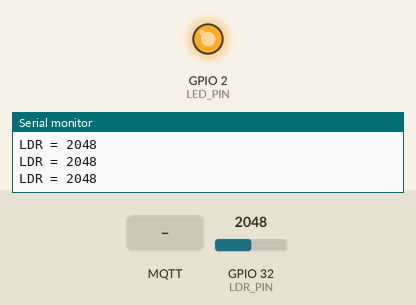
Simulated run of this program. Board: ESP32. On the bench: output pins drawn as LEDs (lit = HIGH), the last lines printed to the serial monitor. The inputs (shaded band) are chosen by the test bench; at power-on: GPIO 32 (LDR_PIN) = 2048 (analog values on the 0–4095 scale). WiFi joins after 1.5 s; servers stay silent unless stated; no MQTT or app messages arrive unless stated.

Above: at 2.7 s.
2.8 s: MQTT message "on" arrives on the first subscribed topic
At 4.0 s:
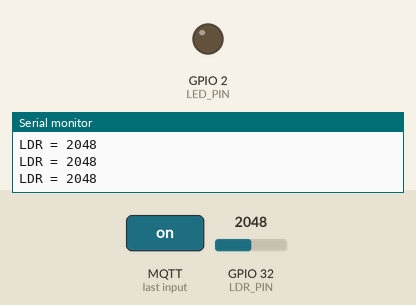
4.3 s: MQTT message "off" arrives on the first subscribed topic
At 5.3 s:
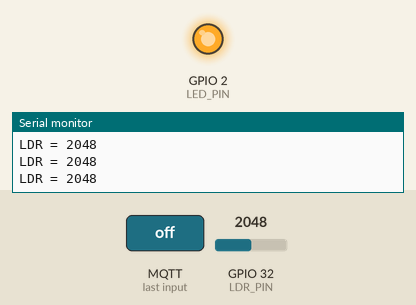
Timing chart, 0 to 7.3 s (numbered marks = the images above; inputs shaded):
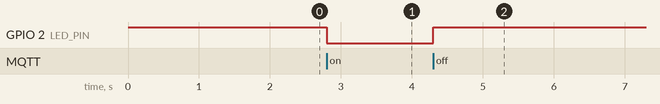

The program:

main.cpp
```cpp
#include <WiFi.h>
#include <PubSubClient.h>

#define MSG_BUFFER_SIZE 64

// WiFi
const char *ssid = "Its_Meow";
const char *password = "ssss1324";

// MQTT broker
const char *mqtt_server = "192.168.12.1";
const int mqtt_port = 5653;

// Topics :D
const char *led_topic = "k11"; // phone switch publishes here
const char *ldr_topic = "k12"; // ESP publishes here for the gauge

// Pins (your pins)
const int LED_PIN = LED_BUILTIN; // D18 (LED wired to 3.3V -> LED -> GPIO18)
const int LDR_PIN = 32; // GPIO32 (ADC1)

// LED is ACTIVE-LOW because of your wiring
void setLed(bool on)
{
  digitalWrite(LED_PIN, on ? LOW : HIGH);
}

WiFiClient espClient;
PubSubClient client(espClient);

unsigned long lastTry = 0;
unsigned long lastLdrSend = 0;

void setup_wifi()
{
  delay(10);
  Serial.println();
  Serial.print("Connecting to ");
  Serial.println(ssid);

  WiFi.begin(ssid, password);
  while (WiFi.status() != WL_CONNECTED)
  {
    delay(500);
    Serial.print(".");
  }

  Serial.println();
  Serial.println("WiFi connected");
  Serial.print("IP address: ");
  Serial.println(WiFi.localIP());
}

void callback(char *topic, byte *message, unsigned int length)
{
  // Safe null-terminated copy
  char msg[MSG_BUFFER_SIZE];
  unsigned int n = (length < (MSG_BUFFER_SIZE - 1)) ? length : (MSG_BUFFER_SIZE - 1);
  memcpy(msg, message, n);
  msg[n] = '\0';

  Serial.print("Message arrived on topic: ");
  Serial.print(topic);
  Serial.print(" | payload: ");
  Serial.println(msg);

  if (strcmp(topic, led_topic) == 0)
  {
    if (strcmp(msg, "on") == 0)
      setLed(true);
    if (strcmp(msg, "off") == 0)
      setLed(false);
  }
}

void reconnect()
{
  if (millis() - lastTry < 2000)
    return;
  lastTry = millis();

  Serial.print("Attempting MQTT connection... ");
  if (client.connect("ESP32Client"))
  {
    Serial.println("connected");
    client.subscribe(led_topic, 1); // QoS 1
  }
  else
  {
    Serial.print("failed, rc=");
    Serial.println(client.state());
  }
}

void setup()
{
  Serial.begin(115200);

  pinMode(LED_PIN, OUTPUT);
  setLed(false);

  // ADC setup (0..4095)
  analogReadResolution(12);

  setup_wifi();

  client.setServer(mqtt_server, mqtt_port);
  client.setCallback(callback);
}

void loop()
{
  if (!client.connected())
  {
    reconnect();
    return;
  }

  client.loop();

  // Publish LDR value every 200 ms
  if (millis() - lastLdrSend >= 200)
  {
    lastLdrSend = millis();

    int ldr = analogRead(LDR_PIN); // 0..4095
    char buf[16];
    snprintf(buf, sizeof(buf), "%d", ldr);

    client.publish(ldr_topic, buf, true); // retained so gauge instantly shows last value
    Serial.print("LDR = ");
    Serial.println(buf);
  }
}
```

Measured:
- after the input at 2.8 s, GPIO 2 (LED_PIN): HIGH → LOW at once
- after the input at 4.3 s, GPIO 2 (LED_PIN): LOW → HIGH at once
